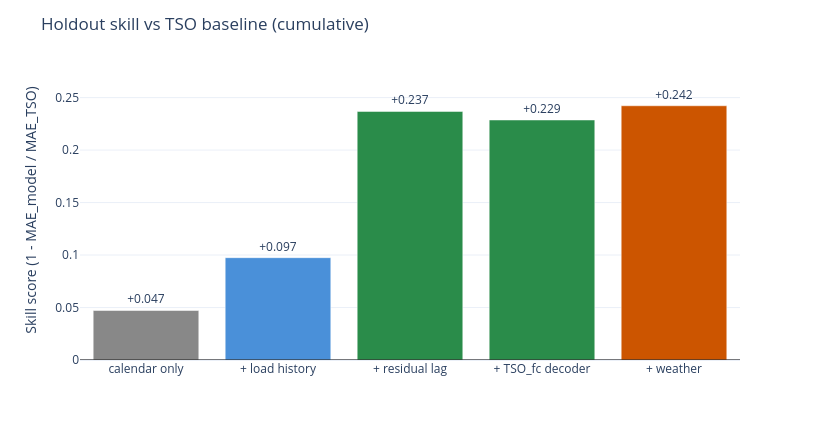

The notebook cell saved with this chart:
### Markdown cell above
## 2. Cumulative holdout skill

Each bar shows the holdout skill of the model when that feature group (and all groups to its left) are present.

### Code cell
fig = go.Figure()
fig.add_bar(
    x=df['label'], y=df['holdout_skill'],
    marker_color=['#888', '#4a90d9', '#2a8c4a', '#2a8c4a', '#cc5500'],
    text=[f'{v:+.3f}' for v in df['holdout_skill']],
    textposition='outside',
)
fig.add_hline(y=0, line_color='black', line_width=1)
fig.update_layout(
    title='Holdout skill vs TSO baseline (cumulative)',
    yaxis_title='Skill score (1 - MAE_model / MAE_TSO)',
    height=440, width=820, template='plotly_white',
    margin=dict(t=60, b=80),
)
fig.update_yaxes(range=[0, max(df['holdout_skill']) * 1.18])
fig.show()

### Figure 1 — Plotly figure (JSON) as saved in the notebook; plotly's stock layout.template omitted (floating-point values rounded to 4 significant figures)
{"data": [{"marker": {"color": ["#888", "#4a90d9", "#2a8c4a", "#2a8c4a", "#cc5500"]}, "text": ["+0.047", "+0.097", "+0.237", "+0.229", "+0.242"], "textposition": "outside", "type": "bar", "x": ["calendar only", "+ load history", "+ residual lag", "+ TSO_fc decoder", "+ weather"], "y": [0.04716, 0.09749, 0.2368, 0.2287, 0.2422]}], "layout": {"height": 440, "margin": {"b": 80, "t": 60}, "shapes": [{"line": {"color": "black", "width": 1}, "type": "line", "x0": 0, "x1": 1, "xref": "x domain", "y0": 0, "y1": 0, "yref": "y"}], "title": {"text": "Holdout skill vs TSO baseline (cumulative)"}, "width": 820, "yaxis": {"range": [0, 0.2858], "title": {"text": "Skill score (1 - MAE_model / MAE_TSO)"}}}}
